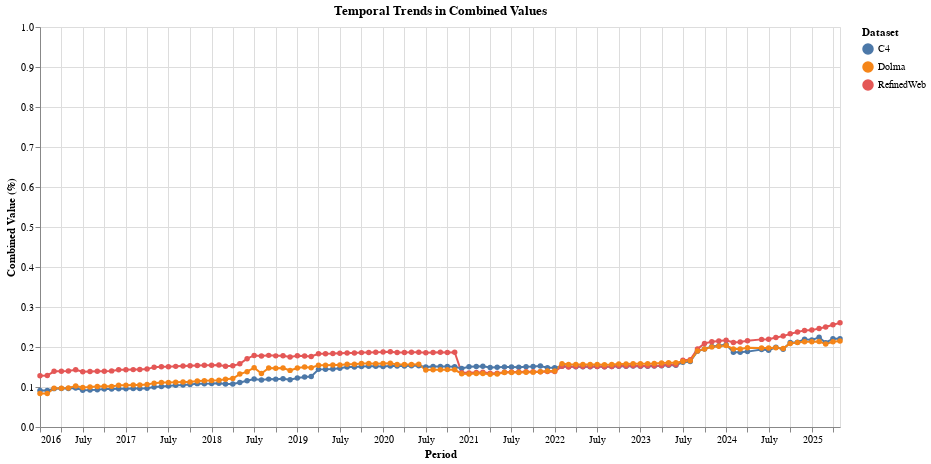

Notebook source saved alongside this figure:
### Code cell
df_c4['Dataset'] = 'C4'
df_rw['Dataset'] = 'RefinedWeb'
df_dolma['Dataset'] = 'Dolma'

# Combine the dataframes
df_combined = pd.concat([df_c4, df_rw, df_dolma])

# Convert 'period' to datetime
df_combined['period'] = pd.to_datetime(df_combined['period'])

# Plotting
chart = alt.Chart(df_combined).mark_line(point=True).encode(
    x=alt.X('period:T', title='Period'),
    y=alt.Y('combined:Q', title='Combined Value (%)', scale=alt.Scale(domain=[0, 1])),
    color=alt.Color('Dataset:N', title='Dataset'),
    tooltip=['period:T', 'combined:Q', 'Dataset:N']
).properties(
    title="Temporal Trends in Combined Values",
    width=800,
    height=400
)

chart

### Figure 1 — Vega-Lite specification as saved in the notebook (floating-point values rounded to 4 significant figures; data arrays with more than 128 entries replaced by an {"elided": "..."} marker saying what was removed)
{"config": {"view": {"continuousWidth": 300, "continuousHeight": 300}}, "data": {"name": "data-e43ef460e04ba290676532788ac93e5b"}, "mark": {"type": "line", "point": true}, "encoding": {"color": {"field": "Dataset", "title": "Dataset", "type": "nominal"}, "tooltip": [{"field": "period", "type": "temporal"}, {"field": "combined", "type": "quantitative"}, {"field": "Dataset", "type": "nominal"}], "x": {"field": "period", "title": "Period", "type": "temporal"}, "y": {"field": "combined", "scale": {"domain": [0, 1]}, "title": "Combined Value (%)", "type": "quantitative"}}, "height": 400, "title": "Temporal Trends in Combined Values", "width": 800, "$schema": "https://vega.github.io/schema/vega-lite/v5.17.0.json", "datasets": {"data-e43ef460e04ba290676532788ac93e5b": {"elided": "336 records"}}}
